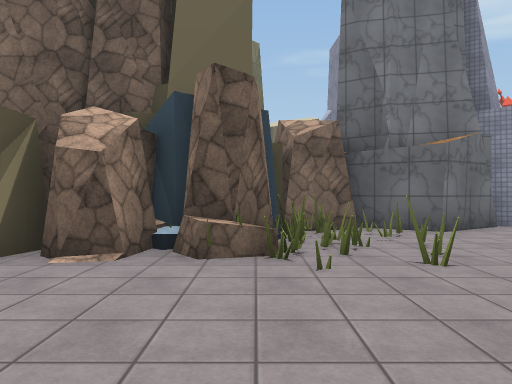
[1] (above)

24 first-person views from a walk through a Unity game level. The camera is 1.4 m above the floor, looks level and sees 70° across. The floor is counted in squares, 2 m on a side. Each view is taken from the middle of a square. On the plan, view 1 faces up. The plan holds only what a view shows up to about 11 squares ahead; the rest is blank. The place goes on beyond the plan. The player is left out. Some surface patterns are stand-ins.

[2]
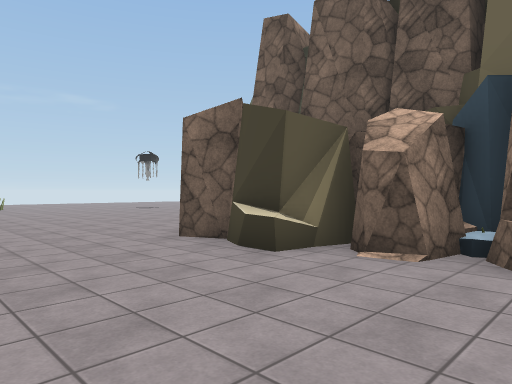

[3]
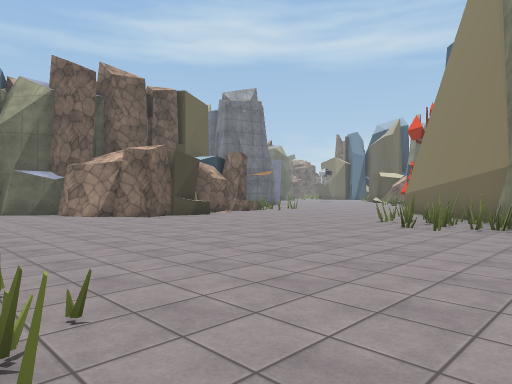

[4]
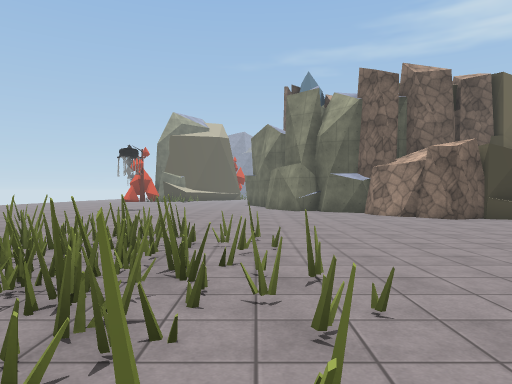

[5]
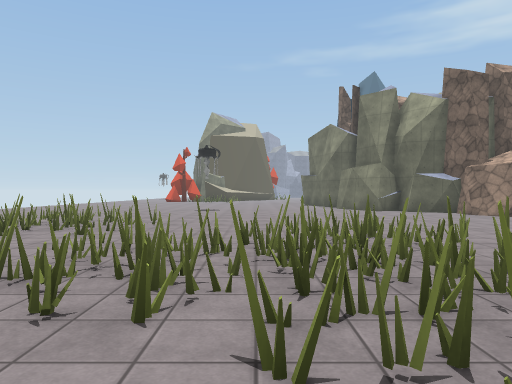

[6]
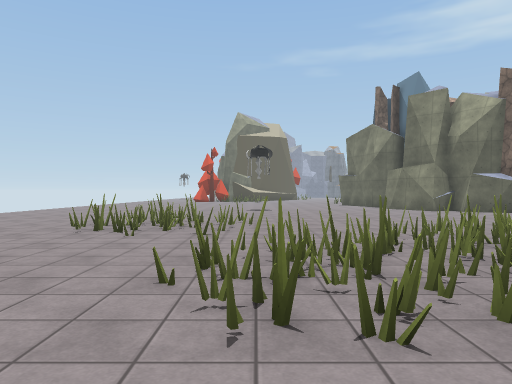

[7]
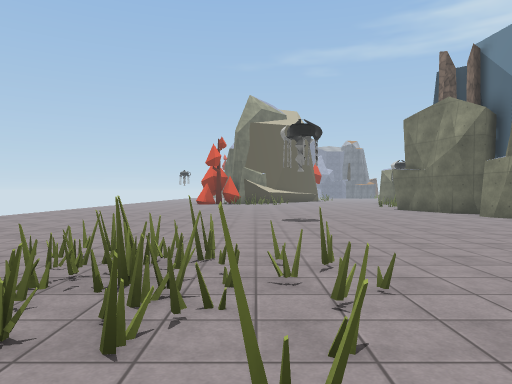

[8]
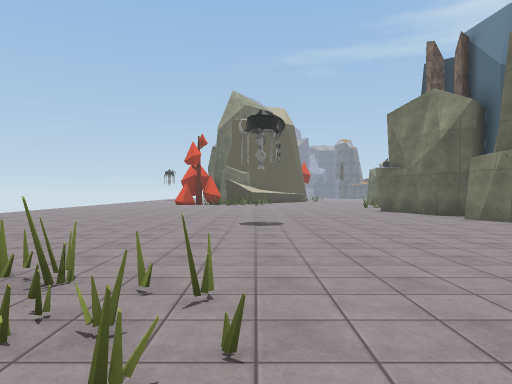

[9]
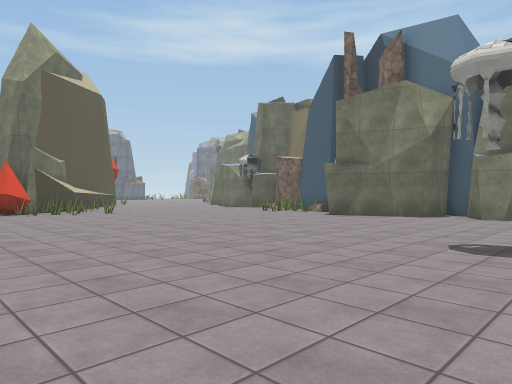

[10]
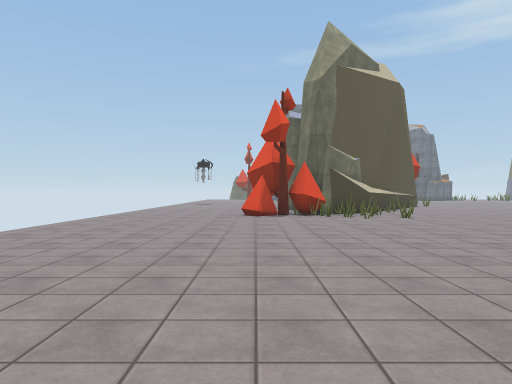

[11]
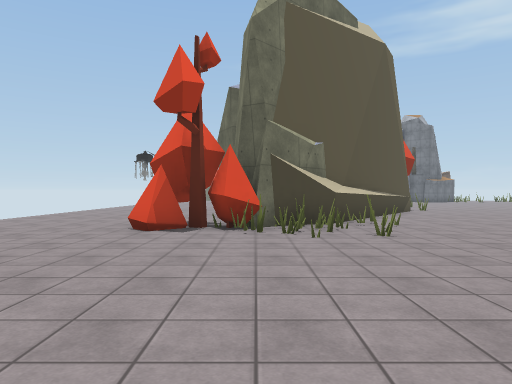

[12]
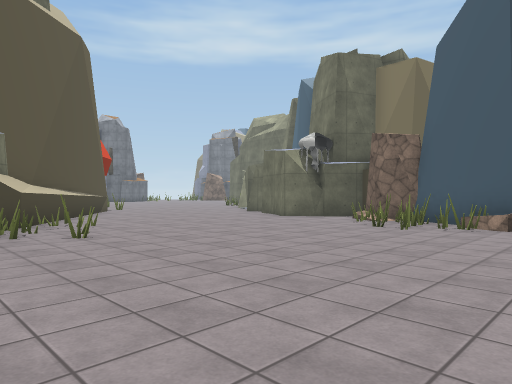

[13]
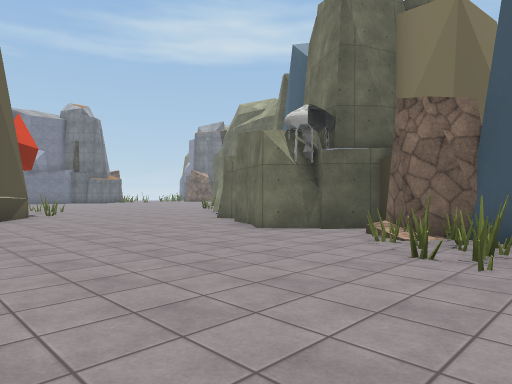

[14]
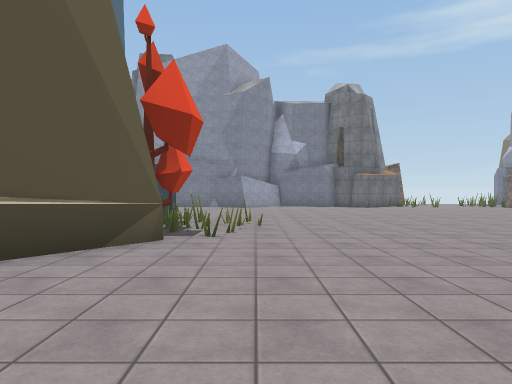

[15]
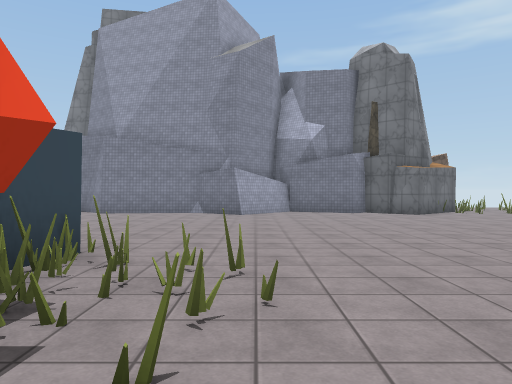

[16]
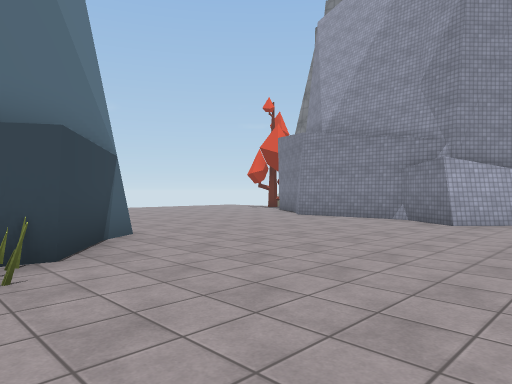

[17]
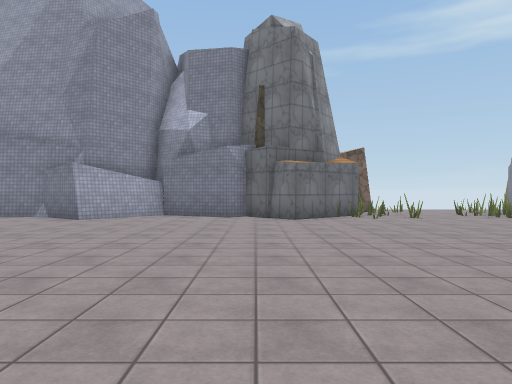

[18]
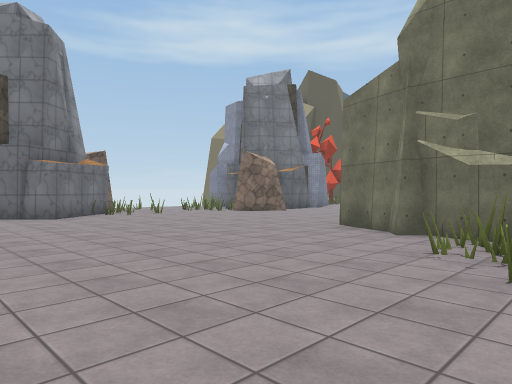

[19]
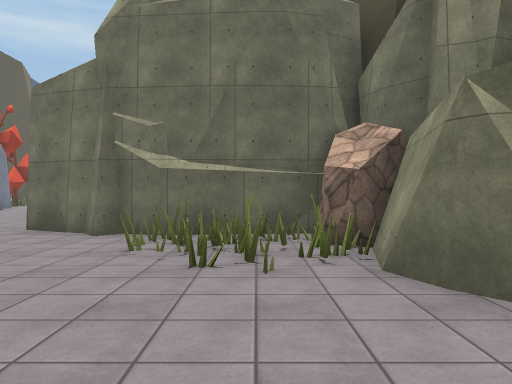

[20]
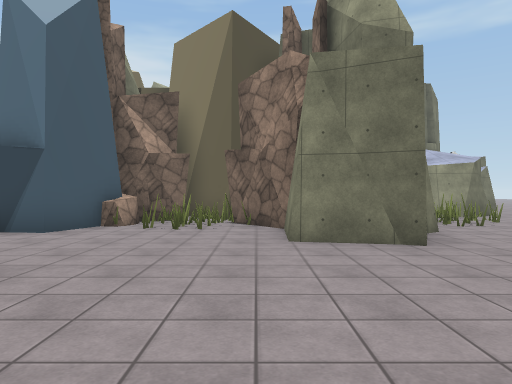

[21]
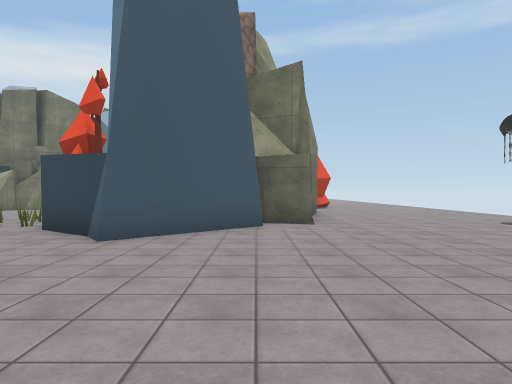

[22]
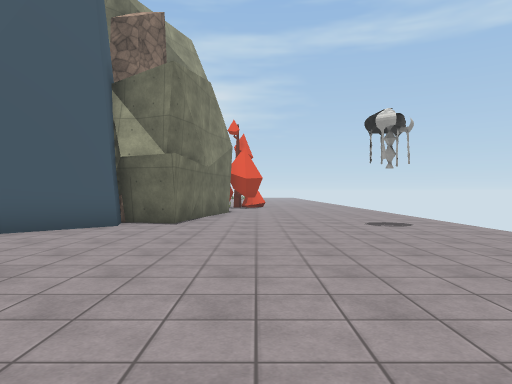

[23]
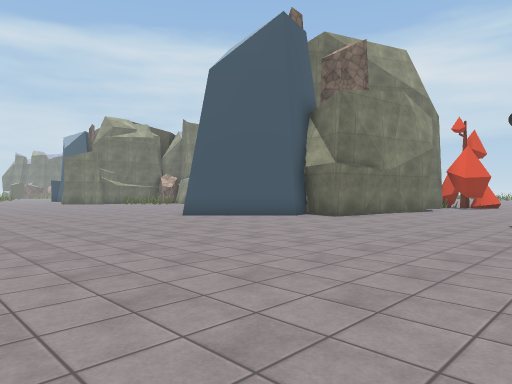

[24]
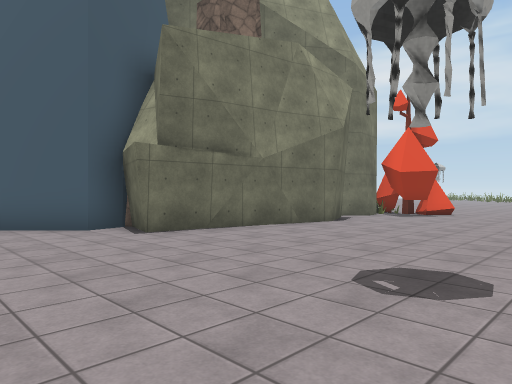

### Floor plan
Points are (right, up) in squares from view 1. A wall is a line through its corners. A room is listed if a view was taken in it or the views show most of it. See-through windows are left out.
Room 1 (views 1, 2, 3, 4, 5, 6, 7, 8, 9, 10, 11, 12, 13, 14, 15, 16, 17, 18, 19, 20, 21, 22, 23, 24)
walls: (-8.4, 15.4) (-8, 16.6); (-10.1, 12.4) (-10.3, 12.8); (-8.1, 19.1) (-8.9, 20) (-8.5, 20.6); (-7.3, 18.3) (-8.3, 19.1); (-8.6, 20.4) (-8.3, 21.1); (-8.4, 20.7) (-8.2, 21.6); (-8.8, 10.5) (-9.6, 10.9) (-10.2, 12.8); (-9.2, 9.8) (-8.4, 10.1) (-8.2, 10.7); (-7.5, 22.2) (-7.8, 22.7); (-9.1, 8.3) (-9.4, 8.9) (-9.5, 9.5) (-9, 9.9); (-17.7, 21.8) (-17.1, 22.6); (-17.6, 23) (-18, 23.7); (-17.7, 23.6) (-18.1, 24.4) (-17.7, 26); (-11.4, 26.3) (-15.1, 21.4); (-6, 25.1) (-5.3, 25.6); (-6.8, 6.3) (-7.6, 6.9); (-5.4, 25.5) (-4.9, 25.8); (-4.7, 25.1) (-3.6, 24.8); (-4.5, 25.6) (-3.3, 25.3); (-17.7, 25.5) (-17.2, 29) (-15.9, 28.6); (-16.1, 29.4) (-13.8, 31.7) (-13.4, 31.1); (-2, 27.5) (-2.1, 28.7) (-1.9, 29.3) (-2.1, 29.6) (-1.7, 29.9) (-1.5, 30.6); (-13.9, 31.6) (-12, 30.2) (-12.2, 29.1); (1.6, 26.6) (3.1, 25.3); (-1.6, 30.3) (-1.2, 31.2) (-0.6, 30.9); (4.1, 7) (3.3, 6.4) (1.8, 7.4); (4.7, 7.2) (3.8, 6.8); (-1, 31.1) (0.5, 30.8) (0.4, 29.1); (5.3, 7.4) (4.8, 7.7); (4.3, 28.8) (4.7, 29.7) (5.3, 29.6); (4.9, 29.6) (5.5, 29.7); (-1.5, -4.6) (-0.5, -4.1) (1.4, -1.8); (-3.5, 38.5) (-5.1, 37.1) (-6.3, 38.4) (-6.8, 38.1) (-8.9, 39.1) (-10.5, 37.2) (-11.9, 38.2) (-14.6, 38)
low walls: (-16.6, 28.7) (-15.8, 28.5)
objects: tree (-19, 20) to (-19, 21); other object (-18, 1); other object (-18, 2); other object (-17, 1); other object (-17, 2) to (-17, 3); tree (-17, 20); other object (-16, 0); other object (-16, 1); other object (-16, 20) to (-15, 21); other object (-16, 21); other object (-16, 22); other object (-15, -4); other object (-15, -3); other object (-15, 19); other object (-14, -4) to (-14, -3); other object (-14, -2); other object (-13, -3) to (-12, -3); other object (-13, -2); other object (-13, -1) to (-12, 0); other object (-13, 28); other object (-12, -5); other object (-12, -2); other object (-12, -1); tree (-12, 27) to (-11, 28); other object (-12, 29); other object (-11, -4); other object (-11, -3); other object (-11, -2) to (-10, -1); other object (-11, 27); other object (-10, -5); other object (-10, -4) to (-10, -3); other object (-10, 16); other object (-10, 29); rock (-9, 15); other object (-9, 16); other object (-9, 17); other object (-8, 15); other object (-8, 17); rock (-7, 17); rock (-6, 5); rock (-4, 4); rock (-4, 5) to (-4, 6); other object (-4, 26); other object (-4, 27); other object (-3, -3) to (-2, -2); rock (-3, 4); rock (-3, 5) to (-2, 6); rock (-3, 26); other object (-3, 27); other object (-3, 28); other object (-2, -4); other object (-2, -3); rock (-2, 4); other object (-2, 26); other object (-2, 27); other object (-2, 38); other object (-2, 39); other object (-1, -3); other object (-1, -2); other object (0, -3); rock (0, 4); other object (0, 5); other object (1, 5); other object (1, 6); rock (1, 7); other object (1, 38); other object (1, 39); other object (2, 4); other object (2, 6); rock (2, 28); other object (2, 29); other object (2, 39); other object (3, 27); other object (3, 28); other object (3, 29); other object (4, 26); rock (4, 27); rock (4, 28); rock (6, 26); rock (6, 27)

Positions as (right, up) in squares from view 1, and headings:
1: (0, 0), facing up
2: (0, 0), facing up-left
3: (-10, -6), facing up-right
4: (-10, -6), facing up
5: (-13, -6), facing up
6: (-15, -6), facing up
7: (-16, -1), facing up
8: (-15, 0), facing up
9: (-20, 7), facing up-right
10: (-19, 9), facing up
11: (-17, 13), facing up
12: (-17, 13), facing up-right
13: (-14, 15), facing up-right
14: (-10, 21), facing up
15: (-10, 26), facing up
16: (-8, 29), facing up-left
17: (-6, 28), facing up
18: (-8, 27), facing up-right
19: (-8, 27), facing right
20: (1, 36), facing down
21: (-16, 37), facing down
22: (-19, 37), facing down
23: (-23, 38), facing down-right
24: (-23, 32), facing down-right
